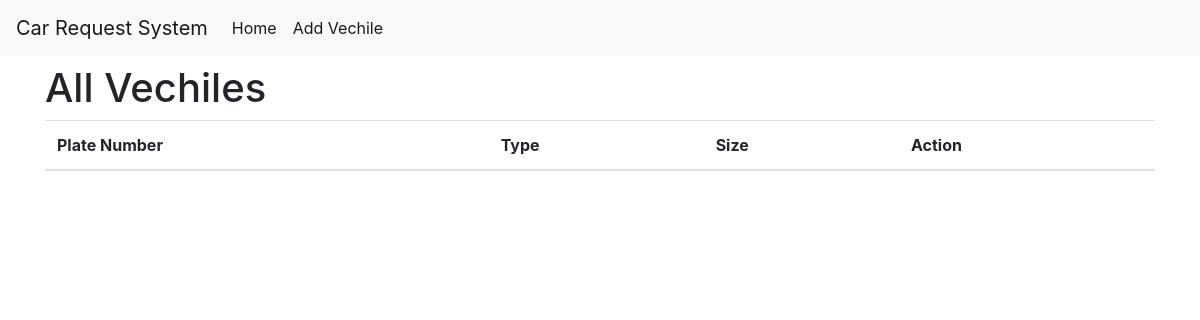
Before: / with the older database file.
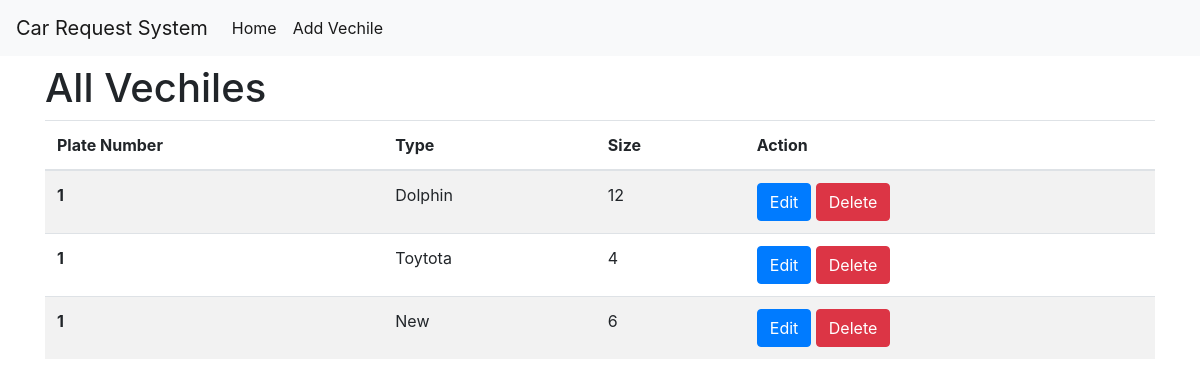
After: the same page with the newer database file.
### carapp/models.py (models this page shows, shortened)
class Car(models.Model):
    types=models.CharField(max_length=30)
    size=models.IntegerField()

### carapp/views.py (the view)
# urls.py: path("",helloview),
def helloview(request):
    cars=Car.objects.all()
    return render(request,"viewcar.html",{"cars":cars})

### templates/viewcar.html (shortened to what this page needs)
<!doctype html>
<html lang="en">
  <head>
    <link rel="stylesheet" href="https://cdn.jsdelivr.net/npm/bootstrap@4.4.1/dist/css/bootstrap.min.css">
  </head>
  <body>
    <nav class="navbar navbar-expand-lg navbar-light bg-light">
        <a class="navbar-brand" href="/">Car Request System</a>
        <div class="collapse navbar-collapse" id="navbarText">
          <ul class="navbar-nav mr-auto">
            <li class="nav-item active">
              <a class="nav-link" href="/">Home <span class="sr-only">(current)</span></a>
            </li>
            <li class="nav-item active">
                <a class="nav-link" href="/add-car">Add Vechile</a>
              </li>
          </ul>
        </div>
      </nav>
      <div class="container">
          <h1 class="mt-2">All Vechiles</h1>
          <table class="table table-striped">
            <thead>
              <tr>
                <th scope="col">Plate Number</th>
                <th scope="col">Type</th>
                <th scope="col">Size</th>
                <th scope="col">Action</th>
              </tr>
            </thead>
            <tbody>
              {% for i in cars %}
              <tr>
                <th scope="row">1</th>
                <td>{{i.types}}</td>
                <td>{{i.size}}</td>
                <td>
                    <button type="button" class="btn btn-primary">Edit</button>
                    <button type="button" class="btn btn-danger">Delete</button>
                </td>
              </tr>
             {% endfor %}
            </tbody>
          </table>
      </div>
  </body>
</html>

Changed rows visible on the page:
added Car: types "Dolphin", size "12"
added Car: types "Toytota", size "4"
added Car: types "New", size "6"
